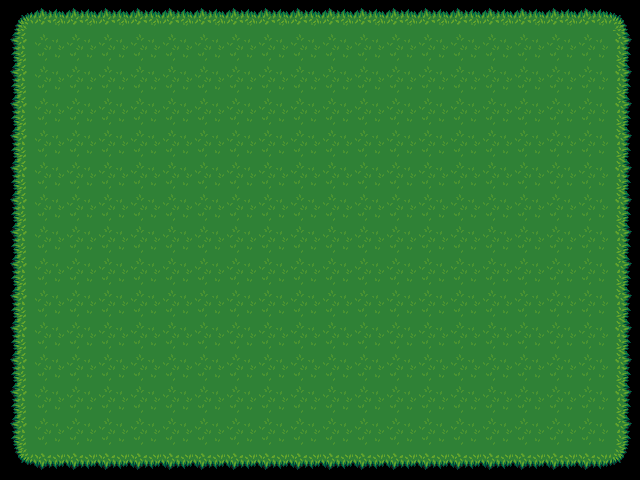

A level layout from a 2D game, rendered from its tile map. Below: a short description, then the map file with tile-grid data replaced by summaries:
An orthogonal 20x15 tile map with 32x32 px tiles, 1 tile layer (grass).

<map version="1.2" tiledversion="1.2.4" orientation="orthogonal" renderorder="right-down" width="20" height="15" tilewidth="32" tileheight="32" infinite="0" nextlayerid="3" nextobjectid="1">
 <tileset firstgid="1" name="grass_LPC" tilewidth="32" tileheight="32" tilecount="18" columns="3">
  <image source="grass_LPC.png" width="96" height="192" />
 </tileset>
 <layer id="2" name="grass" width="20" height="15">
  <data>[300 cells, 300 non-empty, 9 distinct tile ids]</data>
 </layer>
</map>
